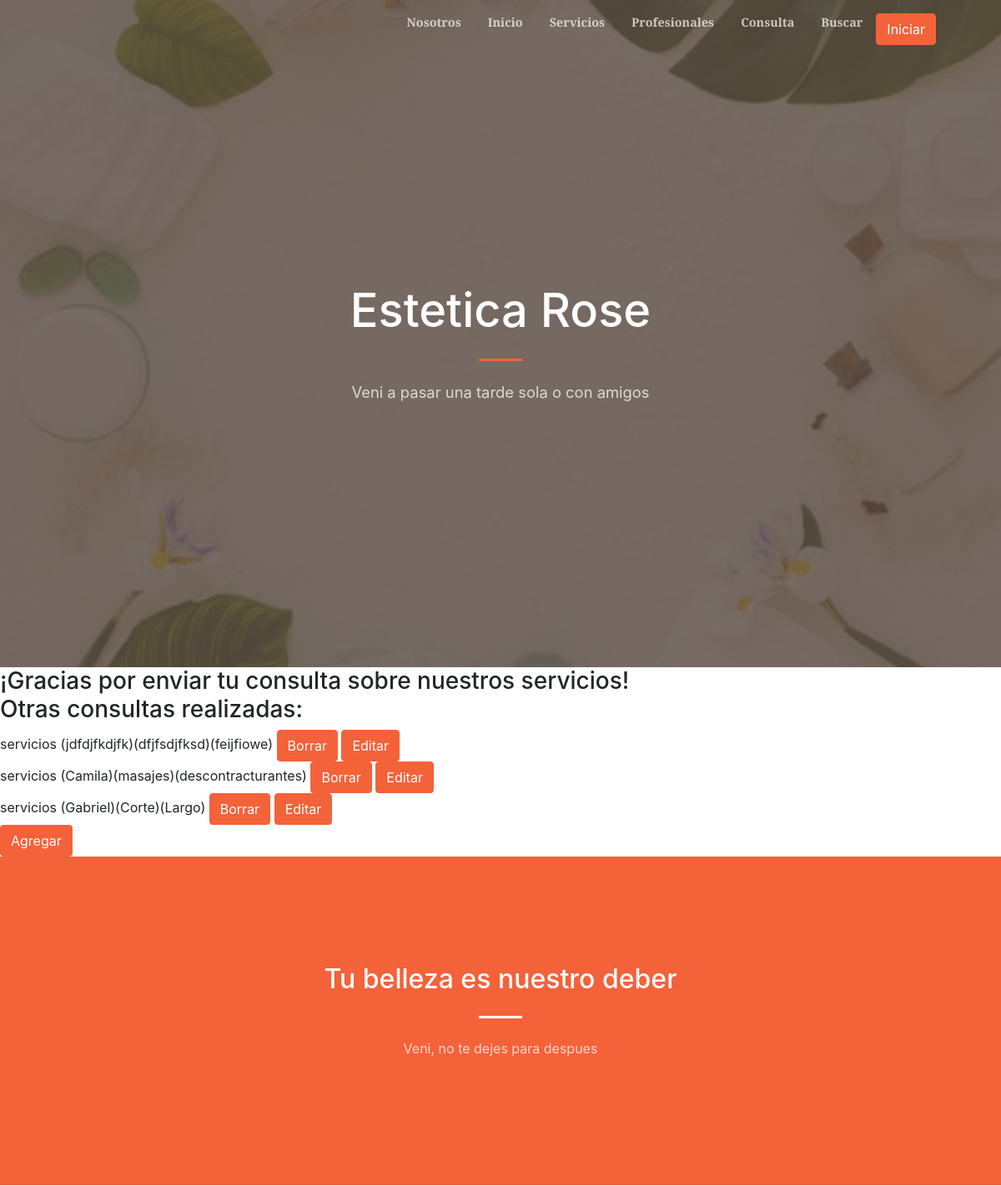
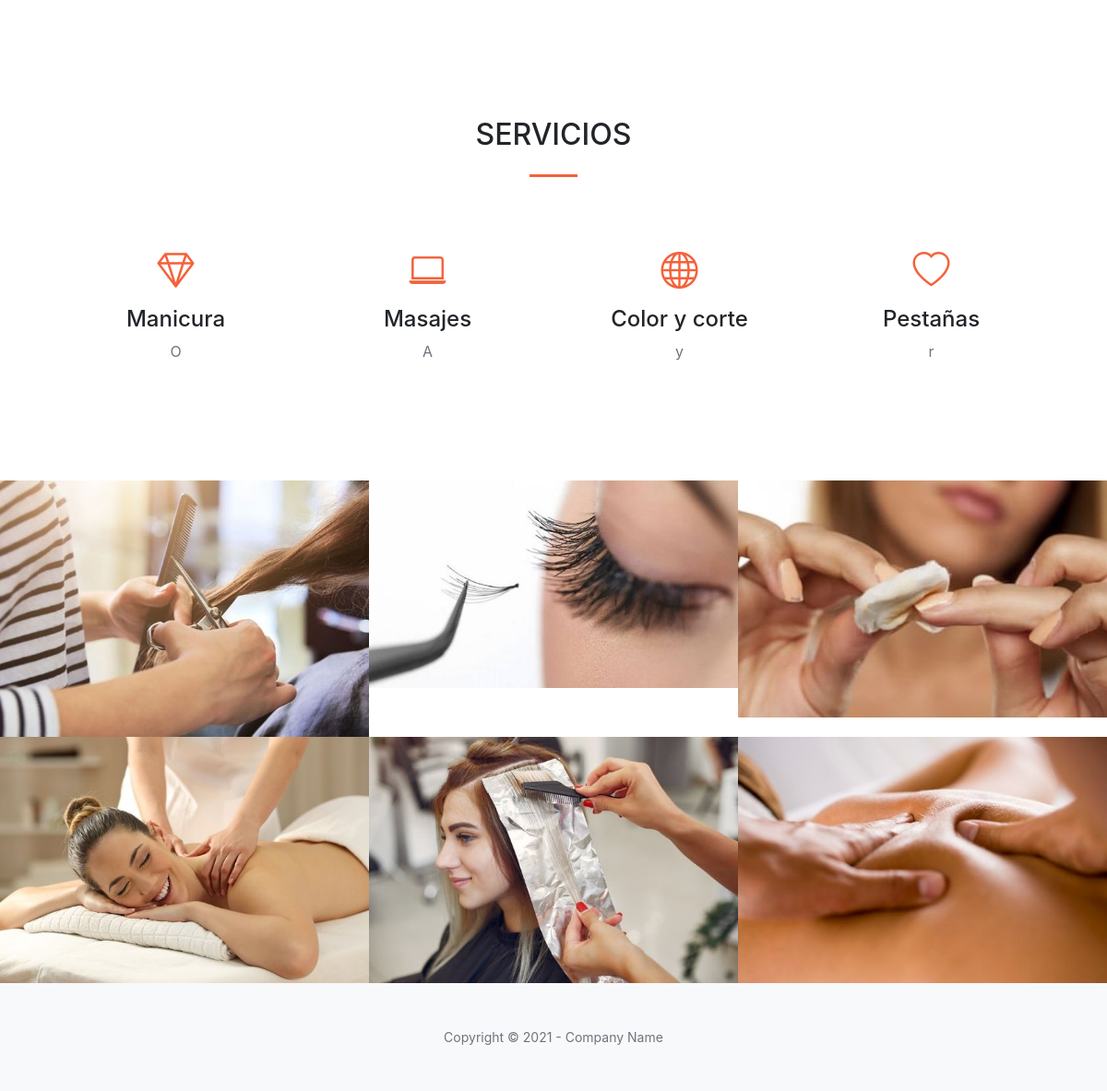
Page /inicio/servicios on the committed database (2 pictures, top to bottom).
### AppCoder/models.py (models this page shows)
class Servicios(Model):
    nombre = CharField(max_length=40)
    servicio = CharField(max_length=40)
    detalleDeServicio = CharField(max_length=40)
    def __str__ (self) -> str: #formulario
        return f'servicios ({self.nombre})({self.servicio})({self.detalleDeServicio})'

### AppCoder/views.py (the view)
# urls.py: path('servicios', ServiciosListView.as_view(), name='servicios'),
class ServiciosListView(AvatarView, ListView):
     model =  Servicios
     template_name = "AppCoder/servicios.html"
     context_object_name = 'servicios'

### AppCoder/views.py (called while the page is built)
      def get_context_data(self, **kwargs):
          contexto = super().get_context_data(**kwargs)
          if self.request.user.is_authenticated:
              contexto['avatar_url'] = Avatar.objects.filter(user=self.request.user).last().imagen.url
          return contexto

### templates/AppCoder/servicios.html (shortened to what this page needs)
{% extends 'AppCoder/padre.html' %}
{% block contenidoQueCambia %}
    <h3> ¡Gracias por enviar tu consulta sobre nuestros servicios!
    <br>
    Otras consultas realizadas:
    <br>
    </h3>
    {% for servicios in servicios %}
         {{ servicios }}
         <a class="btn btn-primary" href="{% url 'servicios_delete' servicios.id %}">Borrar</a>
         <a class="btn btn-primary" href="{% url 'servicios_update' servicios.id %}">Editar</a>
          <br>
    {% endfor %}
    <a class="btn btn-primary" href="{% url 'servicios_formulario' %}">Agregar</a>
{% endblock %}

### rows in the picture
Servicios: nombre+servicio+detalleDeServicio "servicios (jdfdjfkdjfk)(dfjfsdjfksd)(feijfiowe)"
Servicios: nombre+servicio+detalleDeServicio "servicios (Camila)(masajes)(descontracturantes)"
Servicios: nombre+servicio+detalleDeServicio "servicios (Gabriel)(Corte)(Largo)"
